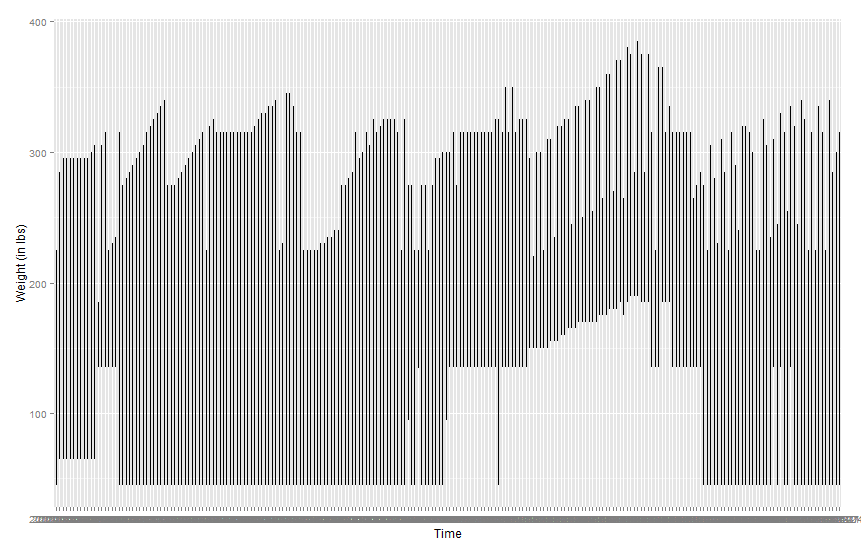

This chart was generated by the following R code:
#loading libraries
library(ggplot2)

#reading csv
squat_madcow <- read.csv("C:/Users/Shion/Downloads/squat_madcow.csv")

#creating plots
ggplot(squat_madcow, aes(squat_madcow$Date..YYYYMMDD.,squat_madcow$X)) + geom_line() + xlab("Time") + ylab("Weight (in lbs)")

#subsetting data
squatz <- subset(squat_madcow,select=c(Date..YYYYMMDD.,X))
head(squatz)

#fitting naive time series
fit <- lm(X ~ Date..YYYYMMDD.,data=squatz)
summary(fit)
